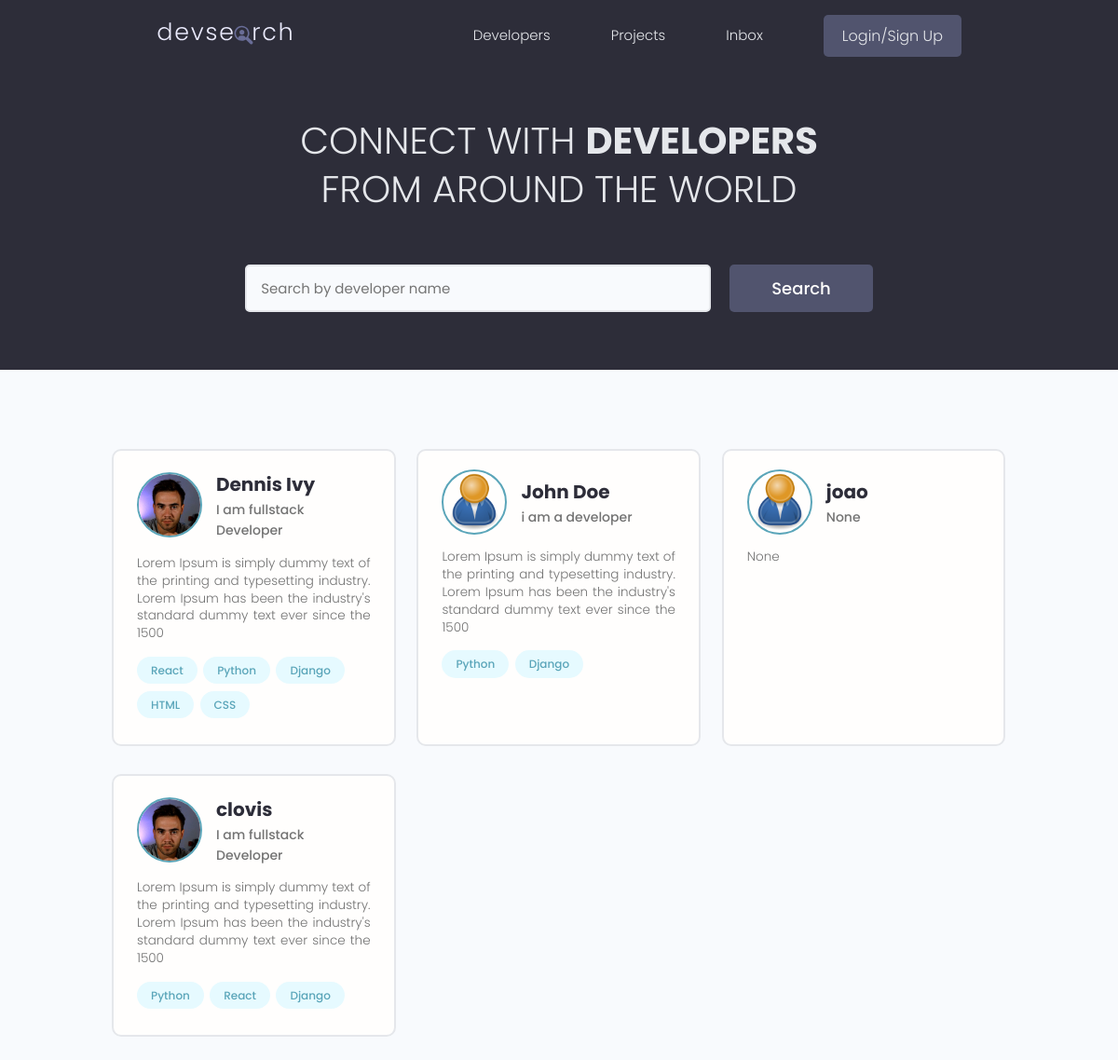
/, run on an earlier commit of the app's database.
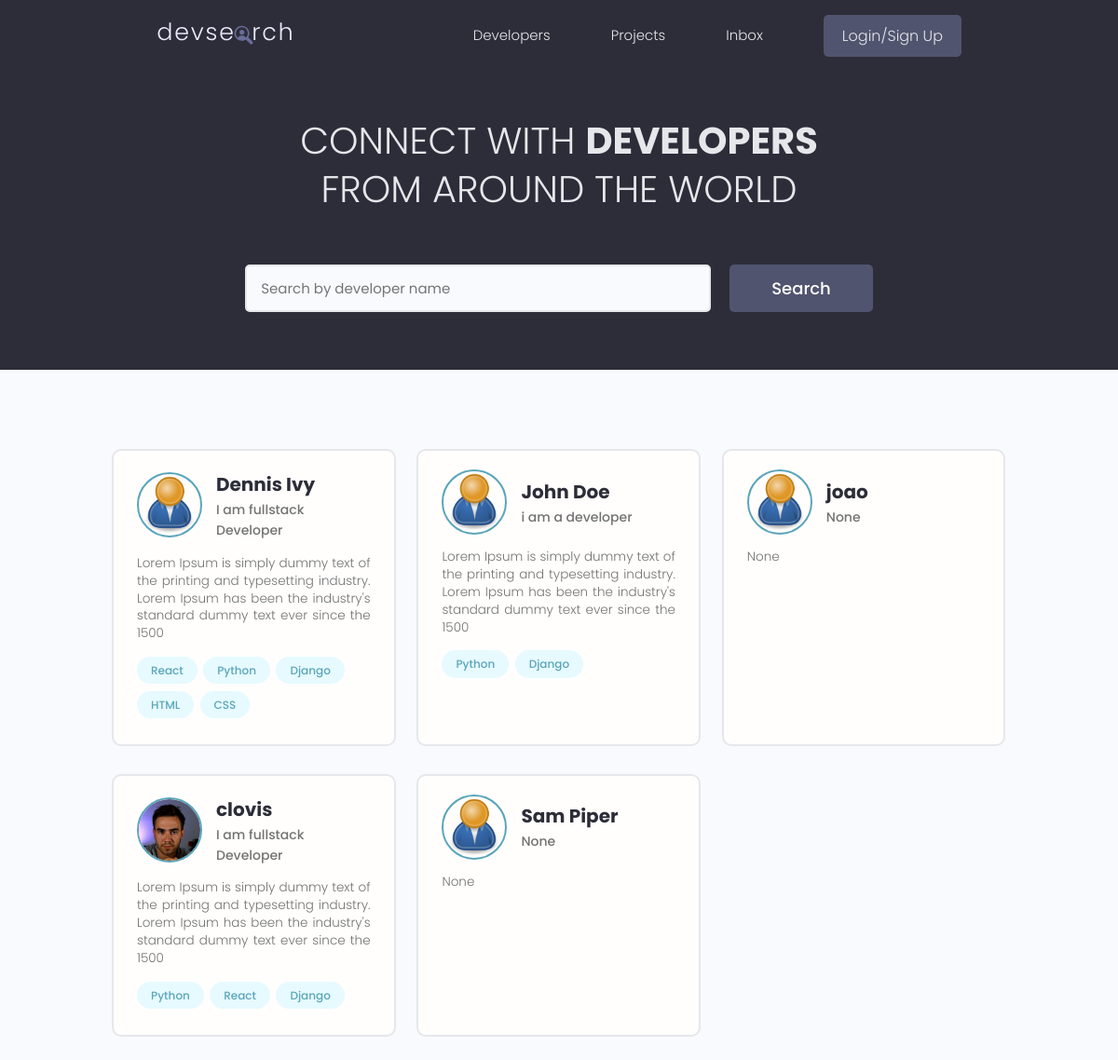
And on a later commit of the database.
### users/models.py (models this page shows, shortened)
class Profile(models.Model):
    user = models.OneToOneField(User, on_delete=models.CASCADE, null=True, blank=True)
    name = models.CharField(max_length=200, blank=True, null=True)
    email = models.EmailField(max_length=500, blank=True, null=True)
    username = models.CharField(max_length=200, blank=True, null=True)
    location = models.CharField(max_length=200, blank=True, null=True)
    short_intro = models.CharField(max_length=200, blank=True, null=True)
    bio = models.TextField(blank=True, null=True)
    profile_image = models.ImageField(blank=True, null=True, upload_to='profiles/', default="profiles/user-default.png")
    social_github = models.CharField(max_length=200, blank=True, null=True)
    social_twitter = models.CharField(max_length=200, blank=True, null=True)
    social_linkedin = models.CharField(max_length=200, blank=True, null=True)
    social_youtube = models.CharField(max_length=200, blank=True, null=True)
    social_website = models.CharField(max_length=200, blank=True, null=True)
    created = models.DateTimeField(auto_now_add=True)
    id = models.UUIDField(default=uuid.uuid4, unique=True, primary_key=True, editable=False)

class Skill(models.Model):
    owner = models.ForeignKey(Profile, on_delete=models.CASCADE, null=True, blank=True)
    name = models.CharField(max_length=200, blank=True, null=True)
    description = models.TextField(null=True, blank=True)
    created = models.DateTimeField(auto_now_add=True)
    id = models.UUIDField(default=uuid.uuid4, unique=True, primary_key=True, editable=False)

### users/views.py (the view)
# urls.py: path('', views.profiles, name="profiles"),
def profiles(request):
    profiles = Profile.objects.all()
    context = {"profiles": profiles}
    return render(request,'users/profiles.html', context)

### users/templates/users/profiles.html (shortened to what this page needs)
{% extends 'main.html' %}
{% block content %}
<main class="home">
  <section class="hero-section text-center">
    <div class="container container--narrow">
      <div class="hero-section__box">
        <h2>CONNECT WITH <span>DEVELOPERS</span></h2>
        <h2>FROM AROUND THE WORLD</h2>
      </div>
      <div class="hero-section__search">
        <form class="form" action="#" method="get">
          <div class="form__field">
            <input class="input input--text" id="formInput#search" type="text" name="text"
              placeholder="Search by developer name" />
          </div>
          <input class="btn btn--sub btn--lg" type="submit" value="Search" />
        </form>
      </div>
    </div>
  </section>
  <section class="devlist">
    <div class="container">
      <div class="grid grid--three">
        {% for profile in profiles %}
        <div class="column card">
          <div class="dev">
            <a href="{% url 'user-profile' profile.id %}" class="card__body">
              <div class="dev__profile">
                  <img class="avatar avatar--md" src="{{ profile.profile_image.url }}" alt="image" />
                <div class="dev__meta">
                  <h3>{{profile.name}}</h3>
                  <h5>{{profile.short_intro}}</h5>
                </div>
              </div>
              <p class="dev__info">{{profile.bio|slice:"150"}}</p>
              <div class="dev__skills">
                {% for skill in profile.skill_set.all|slice:"5" %}
                <span class="tag tag--pill tag--main">
                  <small>{{skill.name}}</small>
                </span>
                {% endfor %}
              </div>
            </a>
          </div>
        </div>
        {% endfor %}
      </div>
    </div>
  </section>
</main>
{% endblock content %}

What changed in the data, as far as the page shows it:
changed Profile "Dennis Ivy": profile_image: picture removed, a placeholder shows
added Profile: profile_image (placeholder picture), name "Sam Piper", short_intro "None", bio "None"
